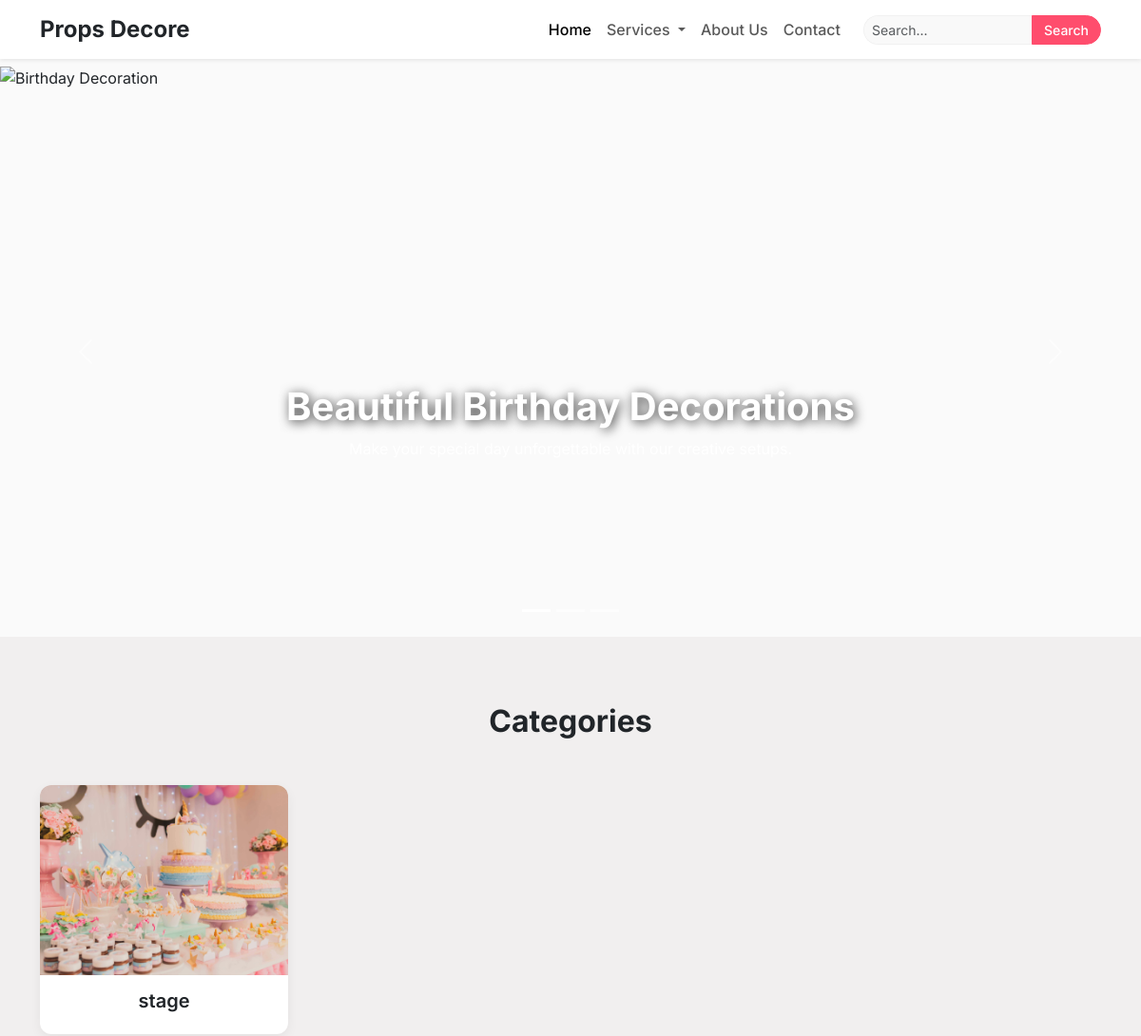
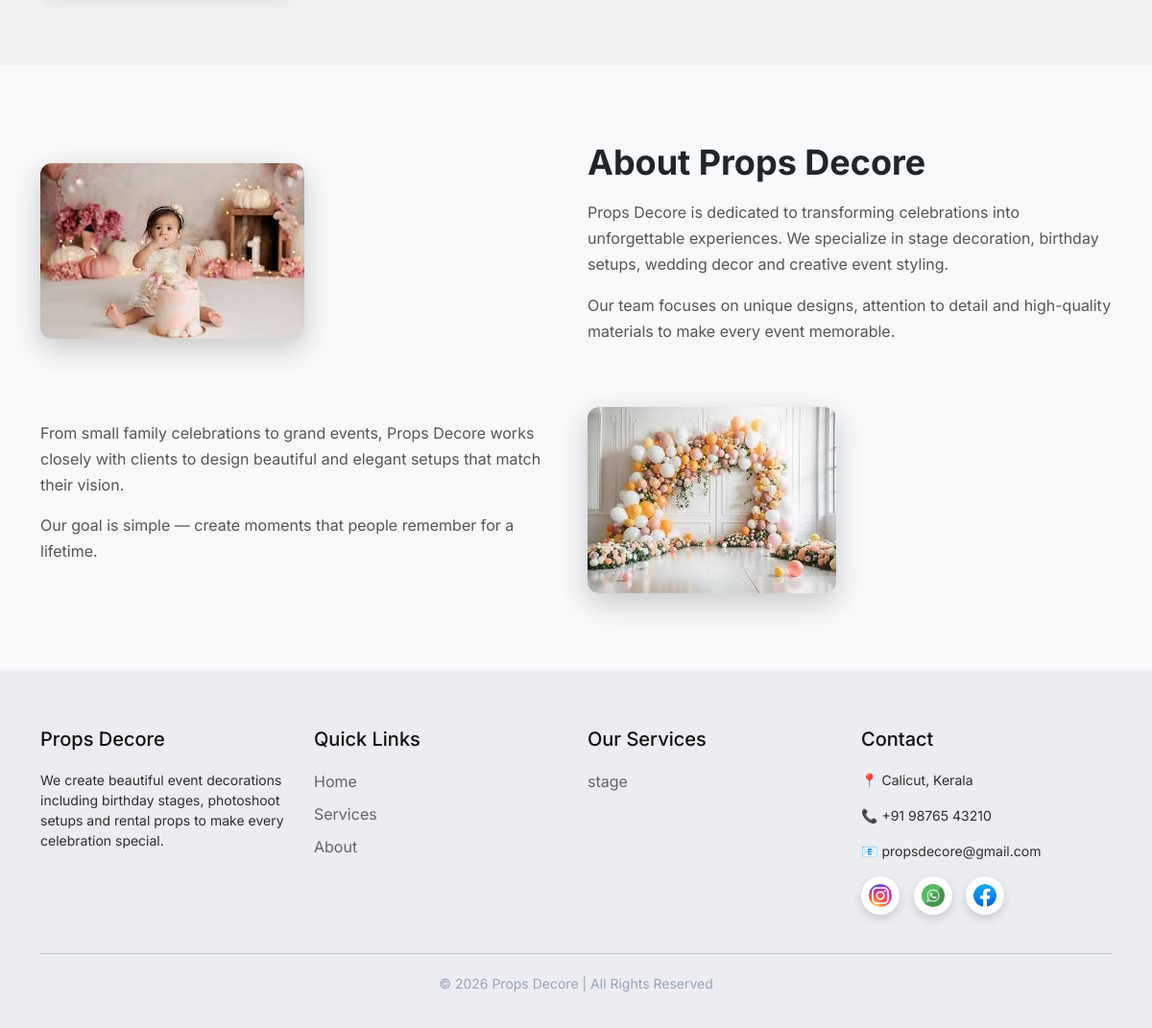
The app's page /, older data (2 pictures, top to bottom).
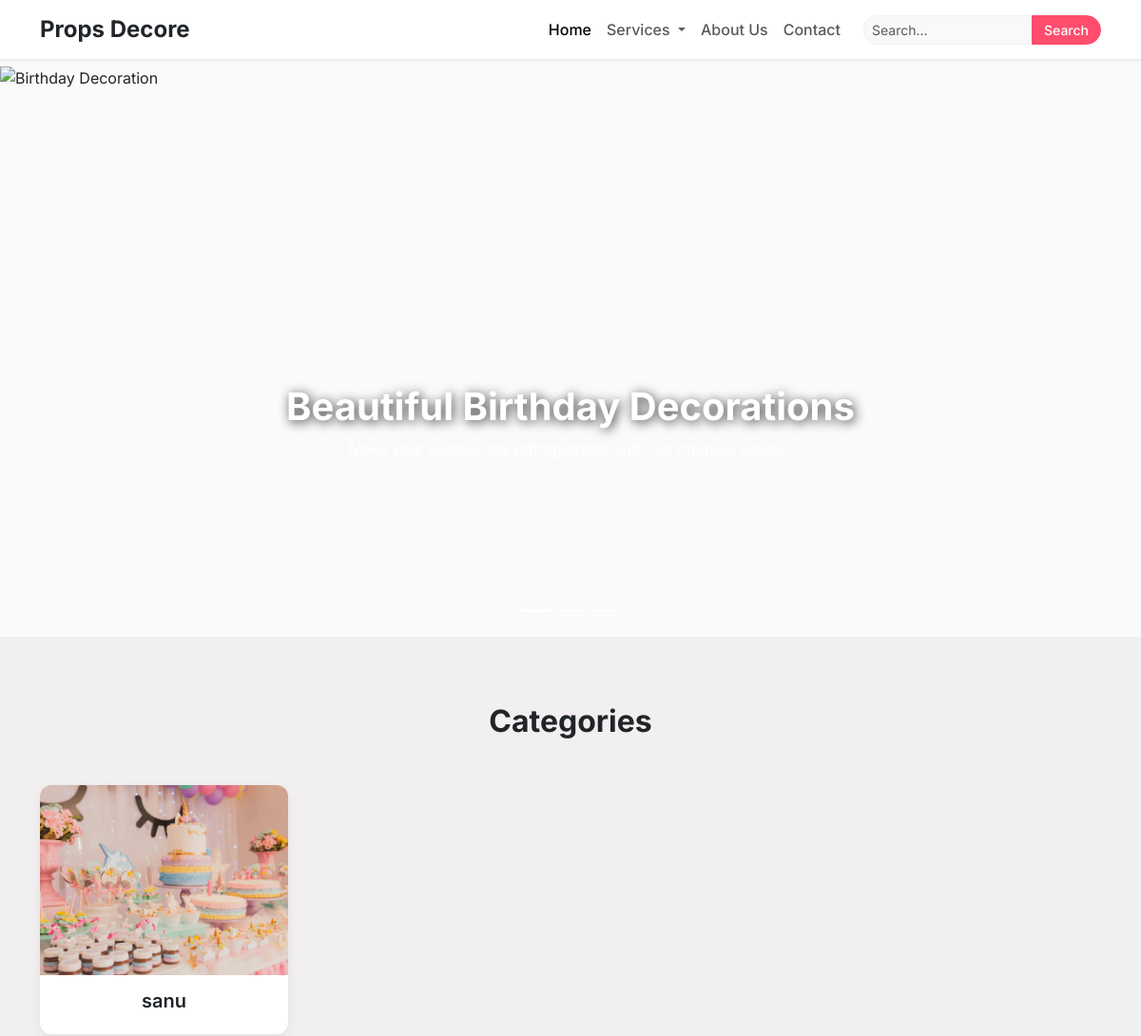
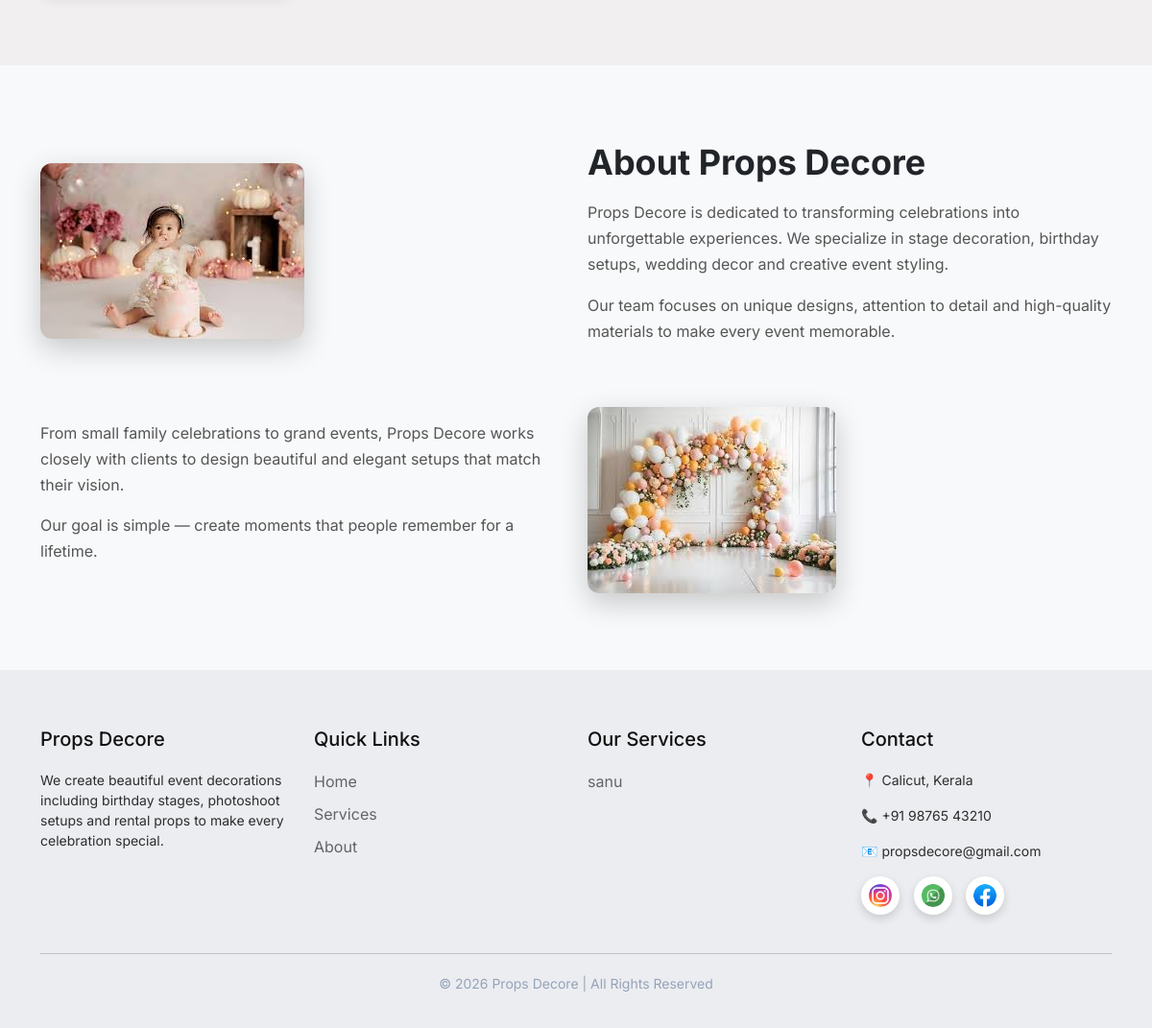
The same page, newer data (2 pictures, top to bottom).
### core/models.py (models this page shows, shortened)
class Category(models.Model):
    name = models.CharField(max_length=100)
    image = models.ImageField(upload_to='category_images/')
    class Meta:
        verbose_name_plural = 'Categories'

### core/views.py (the view)
# urls.py: path('', views.home, name='home'),
def home(request):
    categories = Category.objects.all()
    return render(request, 'index.html', {'categories': categories})

### core/context_processors.py (called while the page is built)
def site_settings(request):
    return {
        'site_name': 'Props Decore',
        'whatsapp_number': '1234567890'
    }

def nav_categories_processor(request):
    return {
        'nav_categories': Category.objects.all().order_by('name')
    }

### templates/index.html (shortened to what this page needs)
{% extends 'base.html' %}
{% load static %}
{% block content %}
    <div
      id="mainSlider"
      class="carousel slide carousel-fade"
      data-bs-ride="carousel"
      data-bs-interval="4000"
    >
      <div class="carousel-indicators">
        <button
          type="button"
          data-bs-target="#mainSlider"
          data-bs-slide-to="0"
          class="active"
        ></button>
        <button
          type="button"
          data-bs-target="#mainSlider"
          data-bs-slide-to="1"
        ></button>
        <button
          type="button"
          data-bs-target="#mainSlider"
          data-bs-slide-to="2"
        ></button>
      </div>
      <div class="carousel-inner">
        <div class="carousel-item active">
          <img
            src="{% static 'images/carousel3.jpg' %}"
            class="d-block w-100 slide-img"
            alt="Birthday Decoration"
          />
          <div class="carousel-caption text-center">
            <h1 class="fw-bold">Beautiful Birthday Decorations</h1>
            <p>Make your special day unforgettable with our creative setups.</p>
          </div>
        </div>
      </div>
      <button
        class="carousel-control-prev"
        type="button"
        data-bs-target="#mainSlider"
        data-bs-slide="prev"
      >
        <span class="carousel-control-prev-icon"></span>
      </button>
      <button
        class="carousel-control-next"
        type="button"
        data-bs-target="#mainSlider"
        data-bs-slide="next"
      >
        <span class="carousel-control-next-icon"></span>
      </button>
    </div>
    <section id="services" class="category-section">
      <div class="container">
        <h2 class="text-center mb-5 fw-bold">Categories</h2>
        <div class="row g-4">
          {% for category in categories %}
          <div class="col-md-3 col-sm-6">
            <div class="category-card">
              <a href="{% url 'category_products' category.id %}">
                {% if category.image %}
                <img src="{{ category.image.url }}" class="img-fluid" alt="{{ category.name }}" />
                {% else %}
                <div style="height: 200px; background: #ddd; display: flex; align-items: center; justify-content: center;">No Image</div>
                {% endif %}
                <h5>{{ category.name }}</h5>
              </a>
            </div>
          </div>
          {% empty %}
          <p class="text-center">No categories found.</p>
          {% endfor %}
        </div>
      </div>
    </section>
    <section id="about" class="about-modern">
      <div class="container">
        <div class="row align-items-center mb-5">
          <div class="col-md-6">
            <img src="{% static 'images/about1.jpg' %}" class="img-fluid about-img" />
          </div>
          <div class="col-md-6">
            <h2 class="fw-bold mb-3">About Props Decore</h2>
            <p>
              Props Decore is dedicated to transforming celebrations into
              unforgettable experiences. We specialize in stage decoration,
              birthday setups, wedding decor and creative event styling.
            </p>
            <p>
              Our team focuses on unique designs, attention to detail and
              high-quality materials to make every event memorable.
            </p>
          </div>
        </div>
        <div class="row align-items-center">
          <div class="col-md-6">
            <p class="about-small">
              From small family celebrations to grand events, Props Decore works
              closely with clients to design beautiful and elegant setups that
              match their vision.
            </p>
            <p class="about-small">
              Our goal is simple — create moments that people remember for a
              lifetime.
            </p>
          </div>
          <div class="col-md-6">
            <img
              src="{% static 'images/about2.jpg' %}"
              class="img-fluid about-img"
            />
          </div>
        </div>
      </div>
    </section>
{% endblock %}

### templates/base.html (shortened to what this page needs)
{% load static %}
<!doctype html>
<html lang="en">
  <head>
    <link
      href="https://cdn.jsdelivr.net/npm/bootstrap@5.3.3/dist/css/bootstrap.min.css"
      rel="stylesheet"
    />
    <link rel="stylesheet" href="{% static 'css/style.css' %}" />
  </head>
  <body>
    <nav class="navbar navbar-expand-lg navbar-light bg-white shadow-sm fixed-top">
      <div class="container">
        <a class="navbar-brand fw-bold fs-4 text-dark" href="{% url 'home' %}">{{ site_name|default:"Props Decore" }}</a>
        <div class="collapse navbar-collapse" id="navbarNav">
          <ul class="navbar-nav ms-auto mb-2 mb-lg-0">
            <li class="nav-item">
              <a class="nav-link active fw-medium" href="{% url 'home' %}">Home</a>
            </li>
            <li class="nav-item dropdown">
              <a
                class="nav-link dropdown-toggle fw-medium"
                href="#"
                data-bs-toggle="dropdown"
              >
                Services
              </a>
            </li>
            <li class="nav-item">
              <a class="nav-link fw-medium" href="{% url 'home' %}#about">About Us</a>
            </li>
            <li class="nav-item">
              <a class="nav-link fw-medium" href="{% url 'home' %}#contact">Contact</a>
            </li>
          </ul>
          <form action="/search/" method="GET" class="d-flex ms-lg-3 position-relative" style="width: 100%; max-width: 250px;">
            <input
              class="form-control search-input form-control-sm"
              type="search"
              placeholder="Search..."
              name="q"
              id="search-input"
              autocomplete="off"
              value="{{ request.GET.q }}"
              style="font-size: 14px;"
            />
            <button class="btn search-btn btn-sm" type="submit" style="padding: 4px 12px; font-size: 14px;">Search</button>
          </form>
        </div>
      </div>
    </nav>
    {% block content %}
    {% endblock %}
    <footer class="footer">
      <div class="container">
        <div class="row">
          <div class="col-md-3 footer-col">
            <h4>Props Decore</h4>
            <p>
              We create beautiful event decorations including birthday stages,
              photoshoot setups and rental props to make every celebration
              special.
            </p>
          </div>
          <div class="col-md-3 footer-col">
            <h4>Quick Links</h4>
            <ul>
              <li><a href="{% url 'home' %}">Home</a></li>
              <li><a href="{% url 'home' %}#services">Services</a></li>
              <li><a href="{% url 'home' %}#about">About</a></li>
            </ul>
          </div>
          <div class="col-md-3 footer-col">
            <h4>Our Services</h4>
            <ul>
              {% for cat in nav_categories|slice:":5" %}
                <li><a href="{% url 'category_products' cat.id %}">{{ cat.name }}</a></li>
              {% empty %}
                <li><span class="text-muted">No services available</span></li>
              {% endfor %}
            </ul>
          </div>
          <div id="contact" class="col-md-3 footer-col">
            <h4>Contact</h4>
            <p>📍 Calicut, Kerala</p>
            <p>📞 +91 98765 43210</p>
            <p>📧 propsdecore@gmail.com</p>
            <div class="social-icons">
  <a href="https://instagram.com/_sanulal" target="_blank">
    <img src="{% static 'images/Instagram.jpg' %}" alt="Instagram">
  </a>
  <a href="https://wa.me/918592894615" target="_blank">
    <img src="{% static 'images/watsnew.png' %}" alt="WhatsApp">
  </a>
  <a href="https://facebook.com/Sanu Lal" target="_blank">
    <img src="{% static 'images/Facebook.jpg' %}" alt="Facebook">
  </a>
</div>
          </div>
        </div>
        <hr />
        <div class="footer-bottom text-center">
          <p>© 2026 Props Decore | All Rights Reserved</p>
        </div>
      </div>
    </footer>
  </body>
</html>

### static/css/style.css (style rules this page uses)
body { margin:0; padding-top:70px; font-family: 'Inter', sans-serif; background-color: #fafafa; }
.search-input { border-radius:30px 0 0 30px; border-right:none; border-color: #f1f1f1; background-color: #f9f9f9; transition: all 0.2s ease; }
.search-btn { border-radius:0 30px 30px 0; background:#ff4d6d; color:white; border:1px solid #ff4d6d; padding:6px 24px; font-weight: 500; transition: all 0.2s ease; }
.carousel-item { position:relative; }
.slide-img { height:75vh; object-fit:cover; }
.carousel-caption { bottom:25%; z-index:2; }
.carousel-caption h1 { font-size:40px; text-shadow:2px 2px 12px rgba(0,0,0,0.8); }
.carousel-caption p { font-size:16px; }
a { text-decoration: none; color: inherit; }
.category-section { padding:70px 0; background:#f1efef; }
.category-card { background:white; border-radius:12px; overflow:hidden; text-align:center; box-shadow: 0 4px 12px rgba(0,0,0,0.06); transition: all 0.3s cubic-bezier(0.25, 0.8, 0.25, 1); }
.category-card img { height:200px; width:100%; object-fit:cover; }
.category-card h5 { padding:15px; font-weight:600; }
.about-modern { padding:80px 0; background:#f8f9fa; }
.about-img { border-radius:12px; box-shadow:0 10px 30px rgba(0,0,0,0.2); }
.about-modern h2 { font-size:36px; }
.about-modern p { font-size:16px; color:#555; line-height:1.7; }
.about-small { margin-bottom:15px; }
.footer { background:#ecedf1; color:rgb(17, 16, 16); padding:60px 0 20px; }
.footer-col h4 { margin-bottom:20px; font-size:20px; }
.footer-col p { color:#2d2d2d; font-size:14px; }
.footer-col ul { list-style:none; padding:0; }
.footer-col ul li { margin-bottom:10px; }
.footer-col ul li a { color:#626466; text-decoration:none; transition:0.3s; }
.social-icons { margin-top:15px; }
.social-icons img { width:40px; height:40px; padding:8px; background:white; border-radius:50%; margin-right:10px; transition:0.3s; box-shadow:0 4px 10px rgba(0,0,0,0.15); }
.footer hr { border-color:#334155; margin:40px 0 20px; }
.footer-bottom p { color:#94a3b8; font-size:14px; }
.category-card a { text-decoration: none; color: inherit; }

Row changes from the older to the newer data that the page shows:
removed Category: image (picture), name "stage"
added Category: image (picture), name "sanu"
